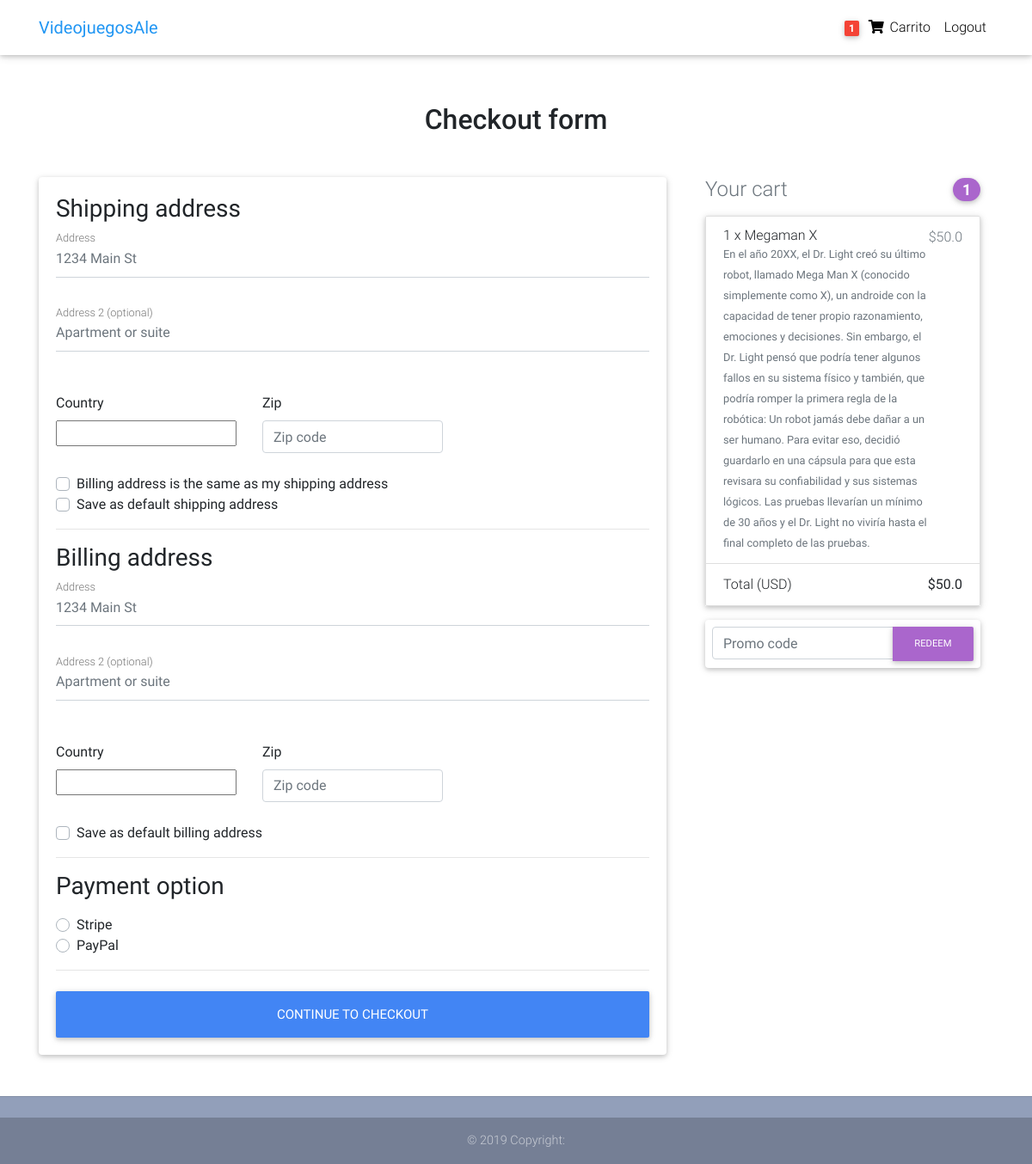
Screenshot of /checkout/ (signed in) with the database file from the repository.
### Tienda/models.py (models this page shows, shortened)
class Order(models.Model):
    user = models.ForeignKey(settings.AUTH_USER_MODEL,
                             on_delete=models.CASCADE)
    ref_code = models.CharField(max_length=20, blank=True, null=True)
    items = models.ManyToManyField(OrderItem)
    start_date = models.DateTimeField(auto_now_add=True)
    ordered_date = models.DateTimeField()
    ordered = models.BooleanField(default=False)
    shipping_address = models.ForeignKey(
        'Address', related_name='shipping_address', on_delete=models.SET_NULL, blank=True, null=True)
    billing_address = models.ForeignKey(
        'Address', related_name='billing_address', on_delete=models.SET_NULL, blank=True, null=True)
    payment = models.ForeignKey(
        'Payment', on_delete=models.SET_NULL, blank=True, null=True)
    coupon = models.ForeignKey(
        'Coupon', on_delete=models.SET_NULL, blank=True, null=True)
    being_delivered = models.BooleanField(default=False)
    received = models.BooleanField(default=False)
    refund_requested = models.BooleanField(default=False)
    refund_granted = models.BooleanField(default=False)
    '''
    1. Item added to cart
    2. Adding a billing address
    (Failed checkout)
    3. Payment
    (Preprocessing, processing, packaging etc.)
    4. Being delivered
    5. Received
    6. Refunds
    '''
    def get_total(self):
        total = 0
        for order_item in self.items.all():
            total += order_item.get_final_price()
        if self.coupon:
            total -= self.coupon.amount
        return total

class OrderItem(models.Model):
    user = models.ForeignKey(settings.AUTH_USER_MODEL,
                             on_delete=models.CASCADE)
    ordered = models.BooleanField(default=False)
    item = models.ForeignKey(Item, on_delete=models.CASCADE)
    quantity = models.IntegerField(default=1)
    def get_total_item_price(self):
        return self.quantity * self.item.price
    def get_final_price(self):
        if self.item.discount_price:
            return self.get_total_discount_item_price()
        return self.get_total_item_price()

class Item(models.Model):
    title = models.CharField(max_length=100)
    price = models.FloatField()
    discount_price = models.FloatField(blank=True, null=True)
    category = models.CharField(choices=CATEGORY_CHOICES, max_length=2)
    label = models.CharField(choices=LABEL_CHOICES, max_length=1)
    slug = models.SlugField()
    description = models.TextField()
    image = models.ImageField()

### Tienda/views.py (the view, shortened to what this page needs)
# urls.py: path('checkout/', CheckoutView.as_view(), name='checkout'),
class CheckoutView(View):
    def get(self, *args, **kwargs):
        try:
            order = Order.objects.get(user=self.request.user, ordered=False)
            form = CheckoutForm()
            context = {
                'form': form,
                'couponform': CouponForm(),
                'order': order,
                'DISPLAY_COUPON_FORM': True
            }
            shipping_address_qs = Address.objects.filter(
                user=self.request.user,
                address_type='S',
                default=True
            )
            if shipping_address_qs.exists():
                context.update(
                    {'default_shipping_address': shipping_address_qs[0]})
            billing_address_qs = Address.objects.filter(
                user=self.request.user,
                address_type='B',
                default=True
            )
            if billing_address_qs.exists():
                context.update(
                    {'default_billing_address': billing_address_qs[0]})
            return render(self.request, "checkout.html", context)
        except ObjectDoesNotExist:
            messages.info(self.request, "You do not have an active order")
            return redirect("Tienda:checkout")

### Tienda/forms.py
class CheckoutForm(forms.Form):
    shipping_address = forms.CharField(required=False)
    shipping_address2 = forms.CharField(required=False)
    shipping_country = CountryField(blank_label='(select country)').formfield(
        required=False,
        widget=CountrySelectWidget(attrs={
            'class': 'custom-select d-block w-100',
        }))
    shipping_zip = forms.CharField(required=False)
    billing_address = forms.CharField(required=False)
    billing_address2 = forms.CharField(required=False)
    billing_country = CountryField(blank_label='(select country)').formfield(
        required=False,
        widget=CountrySelectWidget(attrs={
            'class': 'custom-select d-block w-100',
        }))
    billing_zip = forms.CharField(required=False)
    same_billing_address = forms.BooleanField(required=False)
    set_default_shipping = forms.BooleanField(required=False)
    use_default_shipping = forms.BooleanField(required=False)
    set_default_billing = forms.BooleanField(required=False)
    use_default_billing = forms.BooleanField(required=False)
    payment_option = forms.ChoiceField(
        widget=forms.RadioSelect, choices=PAYMENT_CHOICES)

class CouponForm(forms.Form):
    code = forms.CharField(widget=forms.TextInput(attrs={
        'class': 'form-control',
        'placeholder': 'Promo code',
        'aria-label': 'Recipient\'s username',
        'aria-describedby': 'basic-addon2'
    }))

### Tienda/templatetags/cart_template_tags.py (called while the page is built)
@register.filter
def cart_item_count(user):
    if user.is_authenticated:
        qs = Order.objects.filter(user=user, ordered=False)
        if qs.exists():
            return qs[0].items.count()
    return 0

### Tienda/templates/checkout.html (shortened to what this page needs)
{% extends "base.html" %}
{% load crispy_forms_tags %}
{% block content %}
  <main >
    <div class="container wow fadeIn">
      <h2 class="my-5 h2 text-center">Checkout form</h2>
      <div class="row">
        <div class="col-md-8 mb-4">
          <div class="card">
            <form method="POST" class="card-body">
              <h3>Shipping address</h3>
              <div class='hideable_shipping_form'>
                <div class="md-form mb-5">
                  <input type='text' placeholder='1234 Main St' id='shipping_address' name='shipping_address' class='form-control' />
                  <label for="shipping_address" class="">Address</label>
                </div>
                <div class="md-form mb-5">
                  <input type='text' placeholder='Apartment or suite' id='shipping_address2' name='shipping_address2' class='form-control' />
                  <label for="shipping_address2" class="">Address 2 (optional)</label>
                </div>
                <div class="row">
                  <div class="col-lg-4 col-md-12 mb-4">
                    <label for="country">Country</label>
                    {{ form.shipping_country }}
                  </div>
                  <div class="col-lg-4 col-md-6 mb-4">
                    <label for="shipping_zip">Zip</label>
                    <input type='text' placeholder='Zip code' id='shipping_zip' name='shipping_zip' class='form-control' />
                  </div>
                </div>
                <div class="custom-control custom-checkbox">
                  <label class="custom-control-label" for="same_billing_address">Billing address is the same as my shipping address</label>
                </div>
                <div class="custom-control custom-checkbox">
                  <label class="custom-control-label" for="set_default_shipping">Save as default shipping address</label>
                </div>
              </div>
              <hr>
              <h3>Billing address</h3>
              <div class='hideable_billing_form'>
                <div class="md-form mb-5">
                  <input type='text' placeholder='1234 Main St' id='billing_address' name='billing_address' class='form-control' />
                  <label for="billing_address" class="">Address</label>
                </div>
                <div class="md-form mb-5">
                  <input type='text' placeholder='Apartment or suite' id='billing_address2' name='billing_address2' class='form-control' />
                  <label for="billing_address2" class="">Address 2 (optional)</label>
                </div>
                <div class="row">
                  <div class="col-lg-4 col-md-12 mb-4">
                    <label for="country">Country</label>
                    {{ form.billing_country }}
                  </div>
                  <div class="col-lg-4 col-md-6 mb-4">
                    <label for="billing_zip">Zip</label>
                    <input type='text' placeholder='Zip code' id='billing_zip' name='billing_zip' class='form-control' />
                  </div>
                </div>
                <div class="custom-control custom-checkbox">
                  <label class="custom-control-label" for="set_default_billing">Save as default billing address</label>
                </div>
              </div>
              <hr>
              <h3>Payment option</h3>
              <div class="d-block my-3">
                {% for value, name in form.fields.payment_option.choices %}
                <div class="custom-control custom-radio">
                  <label class="custom-control-label" for="{{ name }}">{{ name }}</label>
                </div>
                {% endfor %}
              </div>
              <hr class="mb-4">
              <button class="btn btn-primary btn-lg btn-block" type="submit">Continue to checkout</button>
            </form>
          </div>
        </div>
        <div class="col-md-4 mb-4">
          {% include "order_snippet.html" %}
        </div>
      </div>
    </div>
  </main>
{% endblock content %}

### Tienda/templates/navbar.html (shortened to what this page needs)
{% load cart_template_tags %}
<nav class="navbar fixed-top navbar-expand-lg navbar-light white scrolling-navbar">
    <div class="container">
      <a class="navbar-brand waves-effect" href="/">
        <strong class="blue-text">VideojuegosAle</strong>
      </a>
      <div class="collapse navbar-collapse" id="navbarSupportedContent">
        <ul class="navbar-nav nav-flex-icons">
          {% if request.user.is_authenticated %}
          <li class="nav-item">
            <a href="{% url 'Tienda:order-summary' %}" class="nav-link waves-effect">
              <span class="badge red z-depth-1 mr-1"> {{ request.user|cart_item_count }} </span>
              <i class="fas fa-shopping-cart"></i>
              <span class="clearfix d-none d-sm-inline-block"> Carrito </span>
            </a>
          </li>
          <li class="nav-item">
            <a class="nav-link waves-effect" href="{% url 'account_logout' %}">
              <span class="clearfix d-none d-sm-inline-block"> Logout </span>
            </a>
          </li>
          {% endif %}
        </ul>
      </div>
    </div>
  </nav>

### Tienda/templates/order_snippet.html (shortened to what this page needs)
<div class="col-md-12 mb-4">
    <h4 class="d-flex justify-content-between align-items-center mb-3">
    <span class="text-muted">Your cart</span>
    <span class="badge badge-secondary badge-pill">{{ order.items.count }}</span>
    </h4>
    <ul class="list-group mb-3 z-depth-1">
    {% for order_item in order.items.all %}
    <li class="list-group-item d-flex justify-content-between lh-condensed">
        <div>
        <h6 class="my-0">{{ order_item.quantity }} x {{ order_item.item.title}}</h6>
        <small class="text-muted">{{ order_item.item.description}}</small>
        </div>
        <span class="text-muted">${{ order_item.get_final_price }}</span>
    </li>
    {% endfor %}
    <li class="list-group-item d-flex justify-content-between">
        <span>Total (USD)</span>
        <strong>${{ order.get_total }}</strong>
    </li>
    </ul>
    {% if DISPLAY_COUPON_FORM %}
    <form class="card p-2" action="{% url 'Tienda:add-coupon' %}" method="POST">
        <div class="input-group">
            {{ couponform.code }}
            <div class="input-group-append">
            <button class="btn btn-secondary btn-md waves-effect m-0" type="submit">Redeem</button>
            </div>
        </div>
    </form>
    {% endif %}
</div>

### Tienda/templates/base.html (style rules this page uses)
html, body, header, .carousel { height: 60vh; }

### rows the page displays
Order: items.count "1", get_total "50.0"
OrderItem: quantity "1", item "Megaman X", item.description "En el año 20XX, el Dr. Light creó su último robot, llamado Mega Man X (conocido simplemente como X), un androide con la capacidad de tener propio razonamiento, emociones y decisiones. Sin embargo, el Dr. Light pensó que podría tener algunos fallos en su sistema físico y también, que podría romper la primera regla de la robótica: Un robot jamás debe dañar a un ser humano. Para evitar eso, decidió guardarlo en una cápsula para que esta revisara su confiabilidad y sus sistemas lógicos. Las pruebas llevarían un mínimo de 30 años y el Dr. Light no viviría hasta el final completo de las pruebas.", get_final_price "50.0"

### other values shown
{{ request.user|cart_item_count }} "1"
{{ name }} "Stripe" "PayPal"
